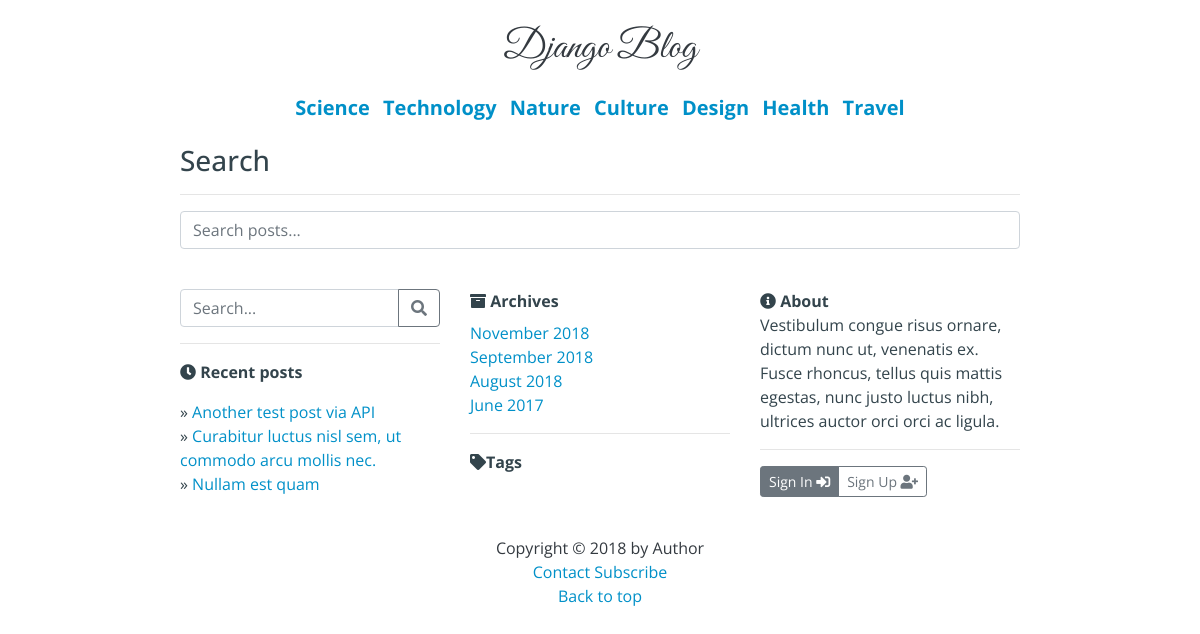
The app's page /search/ with its own data.
### blog/models.py (models this page shows, shortened)
class Category(models.Model):
    name = models.CharField(max_length=100, unique=True)
    class Meta:
        verbose_name_plural = 'Categories'

class Post(models.Model):
    STATUS = (
        ('DRAFT', 'Draft'),
        ('PUBLISHED', 'Published'),
    )
    category = models.ManyToManyField(Category, blank=False)
    author = models.ForeignKey(
        User,
        on_delete=models.CASCADE,
        related_name='posts')
    picture = models.ImageField(upload_to='media', default='media/None/no-img.jpg')
    title = models.CharField(max_length=300)
    slug = models.SlugField(
        max_length=300,
        unique_for_date='published_date')
    content = MarkdownxField() # markdownx
    published_date = models.DateTimeField(default=timezone.now)
    allow_comments = models.BooleanField(default=True)
    status = models.CharField(default='DRAFT', choices=STATUS, max_length=10)
    tags = TaggableManager()
    class Meta:
        ordering = ('-published_date', )
    def __str__(self):
        return self.title

### blog/views.py (the view)
# urls.py: path('search/', SearchPosts.as_view(), name='search'),
class SearchPosts(CategoryDatesMixin, ListView):
    context_object_name = 'posts'
    template_name = 'blog/search_posts.html'
    paginate_by = 10
    ordering = ('-published_date',)
    def get_queryset(self):
        search_query = self.request.GET.get('q', None)
        results = []
        if search_query:
            results = Post.objects.filter(
                Q(category__name__icontains=search_query) |
                Q(author__first_name__icontains=search_query) |
                Q(title__icontains=search_query) |
                Q(content__icontains=search_query)).distinct()
        return results

### blog/templatetags/blog_filters.py (called while the page is built)
@register.filter
def month_name(month_number):
    return calendar.month_name[month_number]

### blog/views.py (called while the page is built)
    def get_context_data(self, **kwargs):
        context = super().get_context_data(**kwargs)
        context['categories'] = Category.objects.all()
        context['dates'] = Post.objects.filter(
            status='PUBLISHED').datetimes(field_name='published_date',
                                          kind='month',
                                          order='DESC')
        context['recent_posts'] = Post.objects.filter(
                                        status='PUBLISHED') \
                                    .order_by('-published_date')[:3]
        return context

### blog/templates/blog/search_posts.html (shortened to what this page needs)
{% extends 'base.html' %}
{% block content %}
{% if request.GET.q %}
	<h3>Search results for '{{ request.GET.q }}':</h3>
	<hr>
	{% for post in posts %}
	    {% if post.status != 'DRAFT' %}
	        <div class="post">
	            <p><a href="{% url 'blog:details_post' slug=post.slug %}"><h2>{{ post.title }}</h2></a></p>
	            <div class="row justify-content-between">
	                <div class="col-6">
	                Posted on &nbsp;<b>{{ post.published_date|date:"F j, Y" }}</b>&nbsp; by &nbsp;<b><a href="{% url 'blog:author' author=post.author.first_name %}">{{ post.author.first_name }}</a></b>
	                |
	                <a href="{% url 'blog:details_post' slug=post.slug %}">Comments (<span class="fb-comments-count" data-href="{{ request.build_absolute_uri }}/{{ post.slug }}/"></span>)</a>
	                </div>
	                <div class="col-6 text-right">
	                    <b>Categories:</b> &nbsp;
	                    {% for category in post.category.all %}
	                        {% if not forloop.first %}/ {% endif %}
	                        <a href="{% url 'blog:category' name=category.name %}">{{ category.name }}</a>
	                    {% endfor %}
	                </div>
	            </div>
	        </div>
	        <hr>
	    {% endif %}
	{% empty %}
	    <p>No posts.</p>
	{% endfor %}
	    {% include 'blog/pagination.html' %}
{% else %}
	<h3>Search</h3>
	<hr>
	<form method="GET" action="{% url 'blog:search' %}">
	    <input type="text" class="form-control" placeholder="Search posts..." name="q">
	</form>
{% endif %}
{% endblock %}

### blog/templates/base.html (shortened to what this page needs)
{% load static %}
{% load taggit_templatetags2_tags %}
{% load blog_filters %}
<!DOCTYPE html>
<html lang="en">
<head>
    <link rel="stylesheet" href="{% static 'css/bootstrap.min.css' %}">
    <link rel="stylesheet" href="{% static 'css/all.css' %}">
    <link rel="stylesheet" href="{% static 'css/blog.css' %}">
</head>
<body>
    <div class="container w-75">
        <header class="container mt-4 text-center">
            <a class="h1 text-dark blog-title" href="/">Django Blog</a>
        </header>
        {% if categories %}
        <div class="container my-4">
            <ul class="list-unstyled list-inline text-center h5 font-weight-bold">
            {% for category in categories %}
                <li class="list-inline-item">
                    <a href="{% url 'blog:category' name=category.name %}">{{ category.name }}</a>
                </li>
            {% endfor %}
            </ul>
        </div>
        {% endif %}
        <main class="container">
            {% block content %} {% endblock %}
        </main>
        <footer class="py-3">
            <div class="container">
                <div class="row py-4">
                    <div class="col-md-4">
                        <form method="GET" action="{% url 'blog:search' %}">
                            <div class="input-group">
                                <input type="text" class="form-control" placeholder="Search..." name="q">
                                <div class="input-group-append">
                                    <button class="btn btn-outline-secondary" type="button"><i class="fas fa-search"></i></button>
                                </div>
                            </div>
                        </form>
                        <hr>
                        <p>
                            <i class="fas fa-clock"></i>&nbsp;<b>Recent posts</b>
                            <ul class="list-unstyled mt-2">
                                {% for post in recent_posts %}
                                    <li>
                                        &raquo;&nbsp;<a href="{% url 'blog:details_post' slug=post.slug %}">{{ post }}</a>
                                    </li>
                                {% empty %}
                                    <p>No posts.</p>
                                {% endfor %}
                            </ul>
                        </p>
                    </div>
                    <div class="col-md-4">
                        <i class="fas fa-archive"></i>&nbsp;<b>Archives</b>
                        <ul class="list-unstyled mt-2">
                            {% for date in dates %}
                                <li>
                                    <a href="{% url 'blog:ym_archive' year=date.year month=date.month %}">{{ date.month|month_name }} {{ date.year }}</a>
                                </li>
                            {% endfor %}
                        </ul>
                        <hr>
                        <i class="fas fa-tag"></i><b>Tags</b>
                            {% get_tagcloud as tags %}
                    </div>
                    <div class="col-md-4">
                        <i class="fas fa-info-circle"></i>&nbsp;<b>About</b>
                        <p>
                            Vestibulum congue risus ornare, dictum nunc ut, venenatis ex. Fusce rhoncus, tellus quis mattis egestas, nunc justo luctus nibh, ultrices auctor orci orci ac ligula.
                        </p>
                        <hr>
                        {% if user.is_authenticated %}
                            <div class="btn-group btn-group-sm" role="group">
                                <a href="{% url 'profile' %}" type="button" class="btn btn-success active"><b>{{ user.first_name }}</b> <i class="fas fa-user"></i></button>
                                <a href="{% url 'logout' %}?next={{ request.path | urlencode }}" class="btn btn-warning">Logout <i class="fas fa-sign-out-alt"></i></a>
                            </div>
                        {% else %}
                            <div class="btn-group btn-group-sm" role="group">
                                <a href="{% url 'login' %}?next={{ request.path | urlencode }}" class="btn btn-secondary">Sign In <i class="fas fa-sign-in-alt"></i></a>
                                <a href="{% url 'signup' %}" class="btn btn-outline-secondary">Sign Up <i class="fas fa-user-plus"></i></a>
                            </div>
                        {% endif %}
                    </div>
                </div>
                <p class="m-0 text-center text-dark">
                    Copyright &copy; {% now "Y" %} by Author<br>
                    <a href="{% url 'contact' %}">Contact</a>&nbsp;<a href="{% url 'feed' %}">Subscribe</a><br>
                    <a href="#">Back to top</a>
                </p>
            </div>
        </footer>
    </div>
</body>
</html>

### blog/static/css/all.css (style rules this page uses)
.fa, .fas, .far, .fal, .fab { -moz-osx-font-smoothing: grayscale; -webkit-font-smoothing: antialiased; display: inline-block; font-style: normal; font-variant: normal; text-rendering: auto; line-height: 1; }
.fa-archive:before { content: "\f187"; }
.fa-clock:before { content: "\f017"; }
.fa-info-circle:before { content: "\f05a"; }
.fa-search:before { content: "\f002"; }
.fa-sign-in-alt:before { content: "\f2f6"; }
.fa-tag:before { content: "\f02b"; }
.fa-user-plus:before { content: "\f234"; }
.fa, .fas { font-family: 'Font Awesome 5 Free'; font-weight: 900; }

### blog/static/css/blog.css (style rules this page uses)
body { background-color: #fff; color: #33444C; font-family: "Open Sans", sans-serif; }
a { color: #0090C8; text-decoration: none; }
.blog-title { font-family: 'Great Vibes', cursive; }

### records on screen
Category: name "Science"
Category: name "Technology"
Category: name "Nature"
Category: name "Culture"
Category: name "Design"
Category: name "Health"
Category: name "Travel"
Post: title "Another test post via API"
Post: title "Curabitur luctus nisl sem, ut commodo arcu mollis nec."
Post: title "Nullam est quam"

### other values on screen
{{ date.month|month_name }} "November" "September" "August" "June"
{{ date.year }} "2018" "2018" "2018" "2017"
